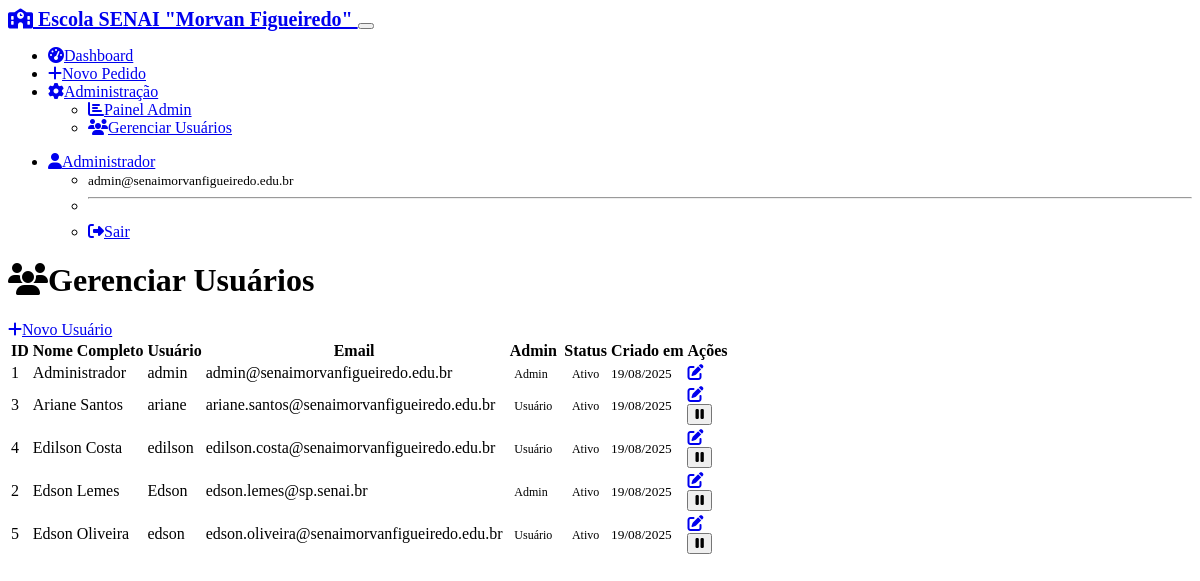
Before: /admin/users (signed in) with the older database file.
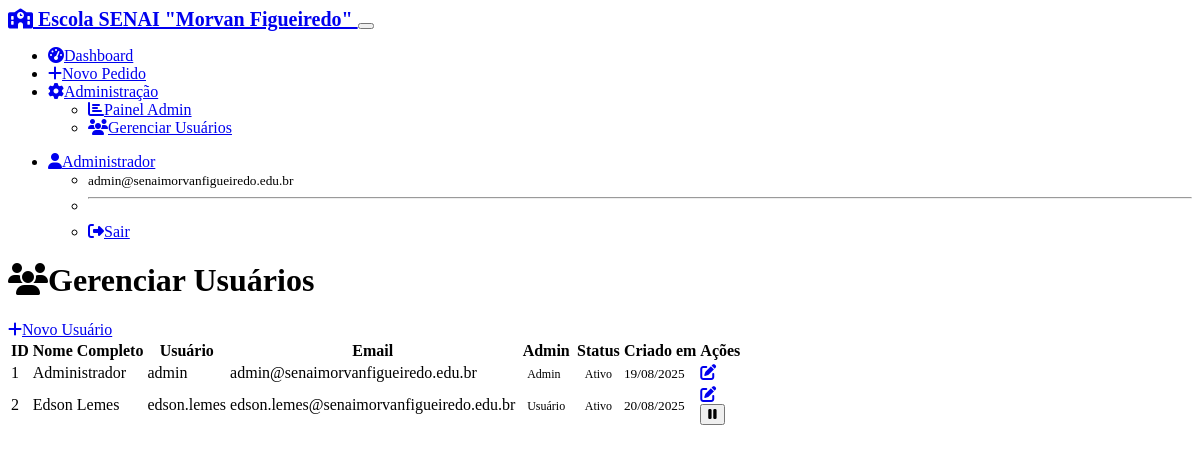
After: the same page with the newer database file.
### models.py (models this page shows, shortened)
class User(UserMixin, db.Model):
    id = db.Column(db.Integer, primary_key=True)
    username = db.Column(db.String(64), unique=True, nullable=False)
    email = db.Column(db.String(120), unique=True, nullable=False)
    full_name = db.Column(db.String(120), nullable=False)
    password_hash = db.Column(db.String(256))
    needs_password_reset = db.Column(db.Boolean, default=False, nullable=False)
    is_admin = db.Column(db.Boolean, default=False, nullable=False)
    active = db.Column(db.Boolean, default=True, nullable=False)
    created_at = db.Column(db.DateTime, default=datetime.utcnow)
    @property
    def is_active(self):
        return self.active
    acquisition_requests = db.relationship('AcquisitionRequest', foreign_keys='AcquisitionRequest.created_by_id', backref='creator', lazy='dynamic')
    assigned_requests = db.relationship('AcquisitionRequest', foreign_keys='AcquisitionRequest.responsible_id', backref='responsible', lazy='dynamic')
    status_changes = db.relationship('StatusChange', backref='changed_by_user', lazy='dynamic')

### routes.py (the view)
@app.route('/admin/users')
@login_required
def user_management():
    if not current_user.is_admin:
        flash('Acesso negado.', 'danger')
        return redirect(url_for('dashboard'))
    users = User.query.order_by(User.full_name).all()
    return render_template('user_management.html', users=users)

### app.py (called while the page is built)
@login_manager.user_loader
def load_user(user_id):
    from models import User
    return User.query.get(int(user_id))

### templates/user_management.html (shortened to what this page needs)
{% extends "base.html" %}
{% block content %}
<div class="d-flex justify-content-between align-items-center mb-4">
    <h1><i class="fas fa-users me-2"></i>Gerenciar Usuários</h1>
    {% if not form %}
    <a href="{{ url_for('new_user') }}" class="btn btn-primary">
        <i class="fas fa-plus me-1"></i>Novo Usuário
    </a>
    {% endif %}
</div>
{% if not form %}
<div class="card">
    <div class="card-body">
        {% if users %}
            <div class="table-responsive">
                <table class="table table-hover">
                    <thead>
                        <tr>
                            <th>ID</th>
                            <th>Nome Completo</th>
                            <th>Usuário</th>
                            <th>Email</th>
                            <th>Admin</th>
                            <th>Status</th>
                            <th>Criado em</th>
                            <th>Ações</th>
                        </tr>
                    </thead>
                    <tbody>
                        {% for user in users %}
                        <tr>
                            <td>{{ user.id }}</td>
                            <td>{{ user.full_name }}</td>
                            <td>{{ user.username }}</td>
                            <td>{{ user.email }}</td>
                            <td>
                                {% if user.is_admin %}
                                    <span class="badge bg-danger">Admin</span>
                                {% else %}
                                    <span class="badge bg-secondary">Usuário</span>
                                {% endif %}
                            </td>
                            <td>
                                {% if user.is_active %}
                                    <span class="badge bg-success">Ativo</span>
                                {% else %}
                                    <span class="badge bg-danger">Inativo</span>
                                {% endif %}
                            </td>
                            <td>
                                <small class="text-muted">
                                    {{ user.created_at.strftime('%d/%m/%Y') }}
                                </small>
                            </td>
                            <td>
                                <a href="{{ url_for('edit_user', id=user.id) }}" class="btn btn-sm btn-outline-primary">
                                    <i class="fas fa-edit"></i>
                                </a>
                                {% if user.id != current_user.id %}
                                <form method="POST" action="{{ url_for('toggle_user_status', id=user.id) }}"
                                      class="d-inline" onsubmit="return confirm('Tem certeza que deseja {% if user.is_active %}desativar{% else %}ativar{% endif %} este usuário?')">
                                    <button type="submit" class="btn btn-sm btn-outline-{% if user.is_active %}warning{% else %}success{% endif %}">
                                        <i class="fas fa-{% if user.is_active %}pause{% else %}play{% endif %}"></i>
                                    </button>
                                </form>
                                {% endif %}
                            </td>
                        </tr>
                        {% endfor %}
                    </tbody>
                </table>
            </div>
        {% else %}
            <div class="text-center py-5">
                <i class="fas fa-users fa-3x text-muted mb-3"></i>
                <h5 class="text-muted">Nenhum usuário encontrado</h5>
            </div>
        {% endif %}
    </div>
</div>
{% endif %}
{% endblock %}

### templates/base.html (shortened to what this page needs)
<!DOCTYPE html>
<html lang="pt-BR" data-bs-theme="dark">
<head>
    <link href="https://cdn.replit.com/agent/bootstrap-agent-dark-theme.min.css" rel="stylesheet">
    <link rel="stylesheet" href="https://cdnjs.cloudflare.com/ajax/libs/font-awesome/6.4.0/css/all.min.css">
    <link rel="stylesheet" href="{{ url_for('static', filename='style.css') }}">
</head>
<body>
    {% if current_user.is_authenticated %}
    <nav class="navbar navbar-expand-lg navbar-dark bg-primary">
        <div class="container">
            <a class="navbar-brand" href="{{ url_for('dashboard') }}">
                <i class="fas fa-school me-2"></i>
Escola SENAI "Morvan Figueiredo"
            </a>
            <button class="navbar-toggler" type="button" data-bs-toggle="collapse" data-bs-target="#navbarNav">
            </button>
            <div class="collapse navbar-collapse" id="navbarNav">
                <ul class="navbar-nav me-auto">
                    <li class="nav-item">
                        <a class="nav-link" href="{{ url_for('dashboard') }}">
                            <i class="fas fa-tachometer-alt me-1"></i>Dashboard
                        </a>
                    </li>
                    <li class="nav-item">
                        <a class="nav-link" href="{{ url_for('new_request') }}">
                            <i class="fas fa-plus me-1"></i>Novo Pedido
                        </a>
                    </li>
                    {% if current_user.is_admin %}
                    <li class="nav-item dropdown">
                        <a class="nav-link dropdown-toggle" href="#" role="button" data-bs-toggle="dropdown">
                            <i class="fas fa-cog me-1"></i>Administração
                        </a>
                        <ul class="dropdown-menu">
                            <li><a class="dropdown-item" href="{{ url_for('admin_panel') }}">
                                <i class="fas fa-chart-bar me-1"></i>Painel Admin
                            </a></li>
                            <li><a class="dropdown-item" href="{{ url_for('user_management') }}">
                                <i class="fas fa-users me-1"></i>Gerenciar Usuários
                            </a></li>
                        </ul>
                    </li>
                    {% endif %}
                </ul>
                <ul class="navbar-nav">
                    <li class="nav-item dropdown">
                        <a class="nav-link dropdown-toggle" href="#" role="button" data-bs-toggle="dropdown">
                            <i class="fas fa-user me-1"></i>{{ current_user.full_name }}
                        </a>
                        <ul class="dropdown-menu">
                            <li><span class="dropdown-item-text">
                                <small class="text-muted">{{ current_user.email }}</small>
                            </span></li>
                            <li><hr class="dropdown-divider"></li>
                            <li><a class="dropdown-item" href="{{ url_for('logout') }}">
                                <i class="fas fa-sign-out-alt me-1"></i>Sair
                            </a></li>
                        </ul>
                    </li>
                </ul>
            </div>
        </div>
    </nav>
    {% endif %}
    <main class="container my-4">
        {% if error_message %}
            <div class="text-center">
                <h1 class="display-1">😔</h1>
                <h2>{{ error_message }}</h2>
                <a href="{{ url_for('dashboard') }}" class="btn btn-primary">
                    <i class="fas fa-home me-1"></i>Voltar ao Dashboard
                </a>
            </div>
        {% else %}
            {% block content %}{% endblock %}
        {% endif %}
    </main>
</body>
</html>

Changed rows visible on the page:
removed User: id "3", full_name "Ariane Santos", username "ariane", email "ariane.santos@senaimorvanfigueiredo.edu.br", is_admin "Usuário", active "Ativo", created_at "19/08/2025"
removed User: id "4", full_name "Edilson Costa", username "edilson", email "edilson.costa@senaimorvanfigueiredo.edu.br", is_admin "Usuário", active "Ativo", created_at "19/08/2025"
removed User: id "5", full_name "Edson Oliveira", username "edson", email "edson.oliveira@senaimorvanfigueiredo.edu.br", is_admin "Usuário", active "Ativo", created_at "19/08/2025"
changed User "Edson Lemes": username "Edson" → "edson.lemes"; email "edson.lemes@sp.senai.br" → "edson.lemes@senaimorvanfigueiredo.edu.br"; created_at "19/08/2025" → "20/08/2025"; is_admin "Admin" → "Usuário"
